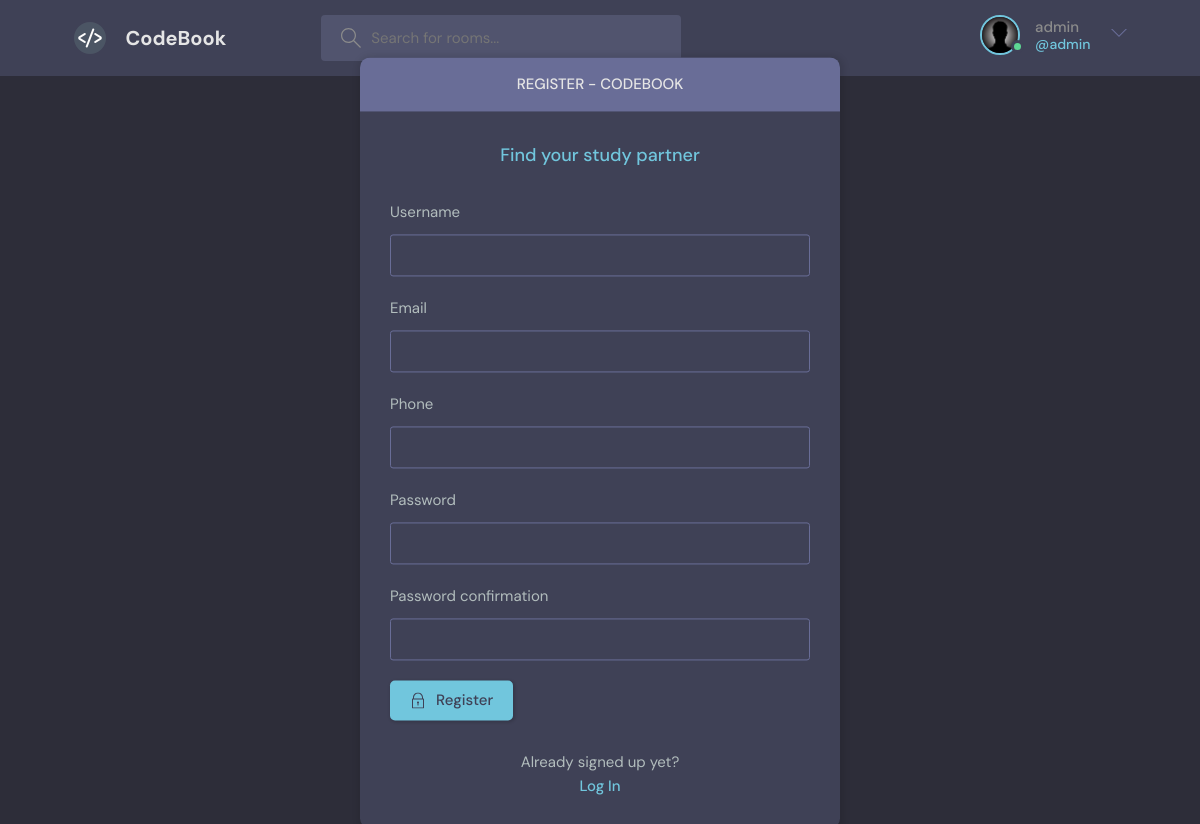
Page /register/ (signed in) on the committed database.
### base/models.py (models this page shows)
class User(AbstractUser):
    genderChoice=(
        ('M','Male'),
        ('F','Female'),
        ('O','Other'),
    )
    name = models.CharField(max_length=25)
    email = models.EmailField(max_length=50)
    gender = models.CharField(max_length=25, choices=genderChoice)
    dob = models.DateField(null=True)
    phone = models.CharField(max_length=15)
    address = models.TextField(max_length=125)
    bio = models.TextField(max_length=500)
    avatar = models.ImageField(upload_to='avatars', default='nopic.jpg')
    status = models.BooleanField(default=True)
    def __str__(self):
        return self.username

### base/views.py (the view, shortened to what this page needs)
# urls.py: path('register/', views.registerUser, name='register'),
def registerUser(request):
    form = userForm()
    return render(request, 'base/login.html', {'form':form})

### base/forms.py
class userForm(UserCreationForm):
    class Meta:
        model = User
        fields = ['username', 'email', 'phone', 'password1', 'password2']

### base/templates/base/login.html (shortened to what this page needs)
{% extends 'main.html' %}
{% block content %}
<main class="auth layout">
  {% if page == 'login' or page == 'logout'%}
  <div class="container">
    <div class="layout__box">
      <div class="layout__boxHeader">
        <div class="layout__boxTitle">
          <h3>Login - CodeBook</h3>
        </div>
      </div>
      <div class="layout__body">
        <h2 class="auth__tagline">Find your study partner</h2>
        <form class="form" action="" method="POST">
          {% csrf_token %}
          <div class="form__group form__group">
            <label for="room_name">Username</label>
            <input id="username" name="username" type="username" placeholder="username">
          </div>
          <div class=" form__group">
            <label for="password">Password</label>
            <input id="password" name="password" type="password"
              placeholder="&bull;&bull;&bull;&bull;&bull;&bull;&bull;&bull;" />
          </div>
          <button class="btn btn--main" type="submit">
            <svg version="1.1" xmlns="http://www.w3.org/2000/svg" width="32" height="32" viewBox="0 0 32 32">
              <title>lock</title>
              <path
                d="M27 12h-1v-2c0-5.514-4.486-10-10-10s-10 4.486-10 10v2h-1c-0.553 0-1 0.447-1 1v18c0 0.553 0.447 1 1 1h22c0.553 0 1-0.447 1-1v-18c0-0.553-0.447-1-1-1zM8 10c0-4.411 3.589-8 8-8s8 3.589 8 8v2h-16v-2zM26 30h-20v-16h20v16z">
              </path>
              <path
                d="M15 21.694v4.306h2v-4.306c0.587-0.348 1-0.961 1-1.694 0-1.105-0.895-2-2-2s-2 0.895-2 2c0 0.732 0.413 1.345 1 1.694z">
              </path>
            </svg>
            Login
          </button>
        </form>
        <div class="auth__action">
          <p>Haven't signed up yet?</p>
          <a href="{% url 'register' %}" class="btn btn--link">Sign Up</a>
        </div>
      </div>
    </div>
  </div>
  {% else %}
  <div class="container">
    <div class="layout__box">
      <div class="layout__boxHeader">
        <div class="layout__boxTitle">
          <h3>Register - CodeBook</h3>
        </div>
      </div>
      <div class="layout__body">
        <h2 class="auth__tagline">Find your study partner</h2>
        <form class="form" action="" method="POST">
          {% for field in form %}
          <div class="form__group">
            <label for="room_name">{{field.label}}</label>
            {{field}}
          </div>
          {% endfor %}
          <button class="btn btn--main" type="submit">
            Register
          </button>
        </form>
        <div class="auth__action">
          <p>Already signed up yet?</p>
          <a href="{% url 'login' %}" class="btn btn--link">Log In</a>
        </div>
      </div>
    </div>
  </div>
  {% endif %}
</main>
{% endblock content %}

### templates/main.html (shortened to what this page needs)
<!DOCTYPE html>
{% load static %}
<html lang="en">
  <head>
    <link rel="stylesheet" href="{% static 'css/style.css' %}" />
  </head>
  <body>
    <header class="header header--loggedIn">
      <div class="container">
        <a href="/" class="header__logo">
          <img src="{% static 'images/codebook.webp' %}" />
          <h1>CodeBook</h1>
        </a>
        <form class="header__search" method="GET" action="{% url 'home'%}">
          <label>
            <input type='text' name = 'q' placeholder="Search for rooms..." />
          </label>
        </form>
        <nav class="header__menu">
          {% if request.user.is_authenticated%}
          <div class="header__user">
            <a href="{% url 'user-profile' request.user.id%}">
              <div class="avatar avatar--medium active">
                <img src="{{request.user.avatar.url}}">
              </div>
              <p>{{request.user.username}} <span>@{{request.user}}</span></p>
            </a>
            <button class="dropdown-button">
              <svg version="1.1" xmlns="http://www.w3.org/2000/svg" width="32" height="32" viewBox="0 0 32 32">
                <title>chevron-down</title>
                <path d="M16 21l-13-13h-3l16 16 16-16h-3l-13 13z"></path>
              </svg>
            </button>
            {% else %}
            <a class="btn btn--main" style="color:white" href="/login">
              Login/Sign up
            </a>
          {% endif %}
          </div>
        </nav>
      </div>
    </header>
    {% block content %}
    {% endblock %}
  </body>
</html>

### rows in the picture
User: user.avatar (placeholder picture), user.username "admin", user "admin"

### other values in the picture
{{ field.label }} "Username" "Email" "Phone" "Password" "Password confirmation"
